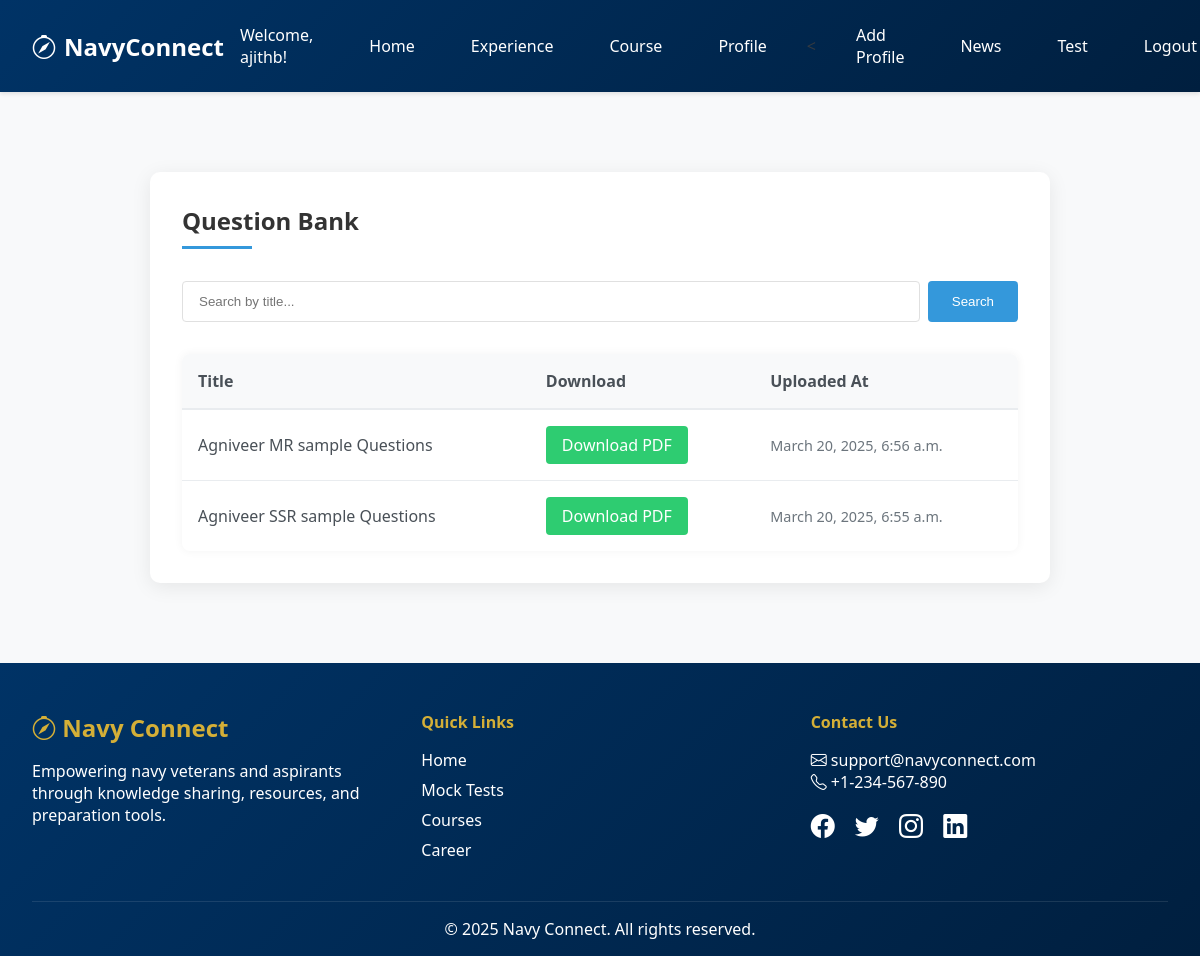
/question-bank/ (signed in), run on the app's committed database.
### core/models.py (models this page shows, shortened)
class CustomUser(AbstractUser):
    ROLE_CHOICES = [
        ('admin', 'Admin'),
        ('veteran', 'Veteran'),
        ('aspirant', 'Aspirant'),
    ]
    role = models.CharField(max_length=10, choices=ROLE_CHOICES, default='aspirant')

class QuestionBank(models.Model):
    title = models.CharField(max_length=255)
    pdf = models.FileField(upload_to='question_banks/')
    uploaded_at = models.DateTimeField(auto_now_add=True)

### core/views.py (the view)
# urls.py: path('question-bank/', views.question_bank_list, name='question_bank_list'),
def question_bank_list(request):
    query = request.GET.get('q')
    if query:
        materials = QuestionBank.objects.filter(Q(title__icontains=query))
    else:
        materials = QuestionBank.objects.all().order_by('-uploaded_at')
    return render(request, 'question_bank_list.html', {'materials': materials})

### core/templates/question_bank_list.html (shortened to what this page needs)
{% extends 'base.html' %}
{% block content %}
<div class="question-bank-container">
    <h2 class="question-bank-header">Question Bank</h2>
    <form method="get" class="search-form">
        <input type="text" name="q" placeholder="Search by title..." class="search-input" value="{{ request.GET.q }}">
        <button type="submit" class="search-btn">Search</button>
    </form>
    <table class="materials-table">
        <thead>
            <tr>
                <th>Title</th>
                <th>Download</th>
                <th>Uploaded At</th>
            </tr>
        </thead>
        <tbody>
            {% for material in materials %}
            <tr>
                <td>{{ material.title }}</td>
                <td><a href="{{ material.pdf.url }}" class="download-btn" download>Download PDF</a></td>
                <td><span class="timestamp">{{ material.uploaded_at }}</span></td>
            </tr>
            {% empty %}
            <tr><td colspan="3" class="empty-message">No materials found.</td></tr>
            {% endfor %}
        </tbody>
    </table>
</div>
{% endblock %}

### core/templates/base.html (shortened to what this page needs)
<!DOCTYPE html>
<html lang="en">
<head>
  <link href="https://cdnjs.cloudflare.com/ajax/libs/bootstrap-icons/1.11.1/font/bootstrap-icons.min.css" rel="stylesheet">
</head>
<body>
  <nav class="navbar">
    <div class="container">
      <a href="{% url 'home' %}" class="brand">
        <i class="bi bi-compass"></i>
        NavyConnect
      </a>
      <div class="links">
        {% if user.is_authenticated %}
          <span>Welcome, {{ user.username }}!</span>
          <a href="{% url 'home' %}">Home</a>
          {% if user.role == 'veteran' %}
            <a href="{% url 'veteran_experiences' %}"> Experience</a>
            <a href="{% url 'create_course' %}"> Course</a>
            <a href="{% url 'view_profile' %}">Profile</a>
            <<a href="{% url 'veteran_profile' %}"> Add Profile</a>
            <a href="{% url 'news_list' %}">News</a>
            <a href="{% url 'create_mock_test' %}">Test</a>
            <a href="{% url 'logout' %}">Logout</a>
          {% else %}
          <a href="{% url 'login' %}">Login</a>
          <a href="{% url 'signup' %}">Signup</a>
          {% endif %}
        {% endif %}
      </div>
    </div>
  </nav>
  <main class="content">
    {% block content %}
    {% endblock %}
  </main>
  <footer class="footer">
    <div class="footer-container">
      <div class="footer-brand">
        <h3><i class="bi bi-compass"></i> Navy Connect</h3>
        <p>Empowering navy veterans and aspirants through knowledge sharing, resources, and preparation tools.</p>
      </div>
      <div class="footer-links">
        <h4>Quick Links</h4>
        <ul>
          <li><a href="{% url 'home' %}">Home</a></li>
          <li><a href="{% url 'mock_test_list' %}">Mock Tests</a></li>
          <li><a href="{% url 'view_course' %}">Courses</a></li>
          <li><a href="{% url 'job_list' %}">Career</a></li>
        </ul>
      </div>
      <div class="footer-contact">
        <h4>Contact Us</h4>
        <p><i class="bi bi-envelope"></i> support@navyconnect.com</p>
        <p><i class="bi bi-telephone"></i> +1-234-567-890</p>
        <div class="footer-socials">
          <a href="#"><i class="bi bi-facebook"></i></a>
          <a href="#"><i class="bi bi-twitter"></i></a>
          <a href="#"><i class="bi bi-instagram"></i></a>
          <a href="#"><i class="bi bi-linkedin"></i></a>
        </div>
      </div>
    </div>
    <div class="footer-bottom">
      <p>&copy; 2025 Navy Connect. All rights reserved.</p>
    </div>
  </footer>
</body>
</html>

### core/templates/base.html (style rules this page uses)
:root { --navy-blue: #003366; --gold: #d4af37; --light-gray: #f8f9fa; --dark-gray: #343a40; --white: #ffffff; --transition: all 0.3s ease; }
* { margin: 0; padding: 0; box-sizing: border-box; }
body { font-family: 'Segoe UI', Arial, sans-serif; background-color: var(--light-gray); color: var(--dark-gray); min-height: 100vh; display: flex; flex-direction: column; }
.navbar { background: linear-gradient(135deg, var(--navy-blue), #001f3f); padding: 1rem 2rem; box-shadow: 0 2px 4px rgba(0,0,0,0.1); position: sticky; top: 0; z-index: 1000; }
.container { max-width: 1200px; margin: 0 auto; display: flex; justify-content: space-between; }
.brand { font-size: 1.5rem; font-weight: 700; color: var(--white); text-decoration: none; display: flex; align-items: center; gap: 0.5rem; }
.links { display: flex; align-items: center; gap: 1.5rem; }
.links a, .links span { color: var(--white); text-decoration: none; padding: 0.5rem 1rem; border-radius: 4px; transition: var(--transition); }
.content { flex: 1; padding: 2rem; max-width: 1200px; margin: 0 auto; width: 100%; }
.footer { background: linear-gradient(135deg, var(--navy-blue), #001f3f); color: var(--white); padding: 3rem 2rem 1rem; margin-top: auto; }
.footer-container { display: flex; flex-wrap: wrap; justify-content: space-between; gap: 2rem; max-width: 1200px; margin: 0 auto; }
.footer-brand { flex: 1; min-width: 250px; }
.footer-brand h3 { color: var(--gold); font-size: 1.5rem; margin-bottom: 1rem; }
.footer-links, .footer-contact { flex: 1; min-width: 200px; }
.footer-links h4, .footer-contact h4 { color: var(--gold); margin-bottom: 1rem; }
.footer-links ul { list-style: none; }
.footer-links li { margin: 0.5rem 0; }
.footer-links a { color: var(--white); text-decoration: none; transition: var(--transition); }
.footer-socials { margin-top: 1rem; }
.footer-socials a { color: var(--white); font-size: 1.5rem; margin-right: 1rem; transition: var(--transition); }
.footer-bottom { text-align: center; margin-top: 2rem; padding-top: 1rem; border-top: 1px solid rgba(255,255,255,0.1); }

### core/templates/question_bank_list.html (style rules this page uses)
.question-bank-container { max-width: 900px; margin: 3rem auto; padding: 2rem; border-radius: 10px; box-shadow: 0 4px 20px rgba(0, 0, 0, 0.08); background-color: #ffffff; }
.question-bank-header { margin-bottom: 2rem; color: #333; position: relative; padding-bottom: 0.75rem; }
.question-bank-header:after { content: ''; position: absolute; bottom: 0; left: 0; width: 70px; height: 3px; background-color: #3498db; }
.search-form { display: flex; margin-bottom: 2rem; gap: 0.5rem; }
.search-input { flex: 1; padding: 0.75rem 1rem; border: 1px solid #e0e0e0; border-radius: 4px; transition: border-color 0.3s, box-shadow 0.3s; }
.search-btn { padding: 0.75rem 1.5rem; background-color: #3498db; color: white; border: none; border-radius: 4px; cursor: pointer; transition: background-color 0.3s; }
.materials-table { width: 100%; border-collapse: separate; border-spacing: 0; border-radius: 8px; overflow: hidden; box-shadow: 0 0 10px rgba(0, 0, 0, 0.05); }
.materials-table thead { background-color: #f8f9fa; }
.materials-table th { padding: 1rem; text-align: left; border-bottom: 2px solid #e9ecef; color: #495057; font-weight: 600; }
.materials-table td { padding: 1rem; border-bottom: 1px solid #e9ecef; color: #495057; }
.materials-table tr:last-child td { border-bottom: none; }
.download-btn { padding: 0.5rem 1rem; background-color: #2ecc71; color: white; border: none; border-radius: 4px; text-decoration: none; display: inline-block; transition: background-color 0.3s; }
.timestamp { color: #6c757d; font-size: 0.9rem; }

### data on the page
CustomUser: username "ajithb"
QuestionBank: title "Agniveer MR sample Questions", uploaded_at "March 20, 2025, 6:56 a.m."
QuestionBank: title "Agniveer SSR sample Questions", uploaded_at "March 20, 2025, 6:55 a.m."
